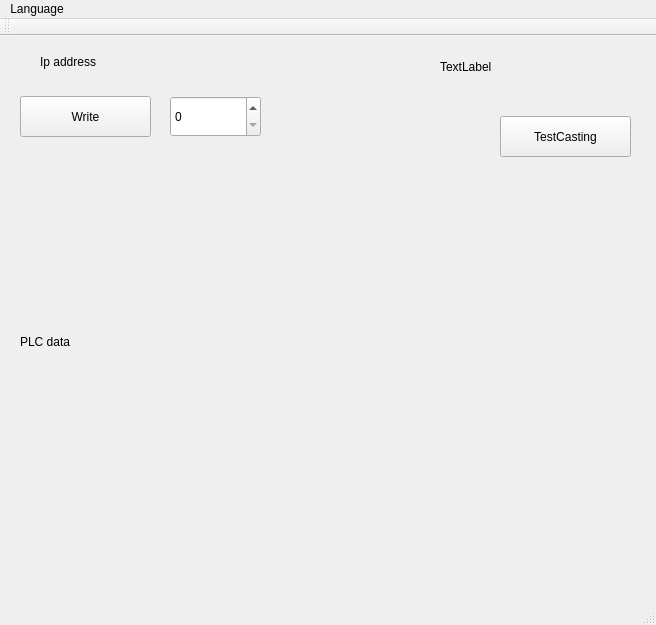
<?xml version="1.0" encoding="UTF-8"?>
<ui version="4.0">
 <class>MainWindow</class>
 <widget class="QMainWindow" name="MainWindow">
  <property name="geometry">
   <rect>
    <x>0</x>
    <y>0</y>
    <width>656</width>
    <height>625</height>
   </rect>
  </property>
  <property name="windowTitle">
   <string>MainWindow</string>
  </property>
  <widget class="QWidget" name="centralWidget">
   <widget class="QLabel" name="label">
    <property name="geometry">
     <rect>
      <x>20</x>
      <y>130</y>
      <width>321</width>
      <height>351</height>
     </rect>
    </property>
    <property name="text">
     <string>PLC data</string>
    </property>
   </widget>
   <widget class="QPushButton" name="pbWrite">
    <property name="geometry">
     <rect>
      <x>20</x>
      <y>60</y>
      <width>131</width>
      <height>41</height>
     </rect>
    </property>
    <property name="text">
     <string>Write</string>
    </property>
   </widget>
   <widget class="QSpinBox" name="spinBox">
    <property name="geometry">
     <rect>
      <x>170</x>
      <y>60</y>
      <width>91</width>
      <height>41</height>
     </rect>
    </property>
   </widget>
   <widget class="QPushButton" name="pbTestCasting">
    <property name="geometry">
     <rect>
      <x>500</x>
      <y>80</y>
      <width>131</width>
      <height>41</height>
     </rect>
    </property>
    <property name="text">
     <string>TestCasting</string>
    </property>
   </widget>
   <widget class="QLabel" name="ipLabel">
    <property name="geometry">
     <rect>
      <x>40</x>
      <y>10</y>
      <width>301</width>
      <height>31</height>
     </rect>
    </property>
    <property name="text">
     <string>Ip address</string>
    </property>
   </widget>
   <widget class="QLabel" name="lblLanguage">
    <property name="geometry">
     <rect>
      <x>440</x>
      <y>10</y>
      <width>131</width>
      <height>41</height>
     </rect>
    </property>
    <property name="text">
     <string>TextLabel</string>
    </property>
   </widget>
  </widget>
  <widget class="QMenuBar" name="menuBar">
   <property name="geometry">
    <rect>
     <x>0</x>
     <y>0</y>
     <width>656</width>
     <height>22</height>
    </rect>
   </property>
   <widget class="QMenu" name="menuEnglish">
    <property name="title">
     <string>Language</string>
    </property>
    <addaction name="actionEnglish"/>
    <addaction name="actionItalian"/>
   </widget>
   <addaction name="menuEnglish"/>
  </widget>
  <widget class="QToolBar" name="mainToolBar">
   <attribute name="toolBarArea">
    <enum>TopToolBarArea</enum>
   </attribute>
   <attribute name="toolBarBreak">
    <bool>false</bool>
   </attribute>
  </widget>
  <widget class="QStatusBar" name="statusBar"/>
  <action name="actionEnglish">
   <property name="text">
    <string>English</string>
   </property>
  </action>
  <action name="actionItalian">
   <property name="text">
    <string>Italian</string>
   </property>
  </action>
 </widget>
 <layoutdefault spacing="6" margin="11"/>
 <resources/>
 <connections/>
</ui>
